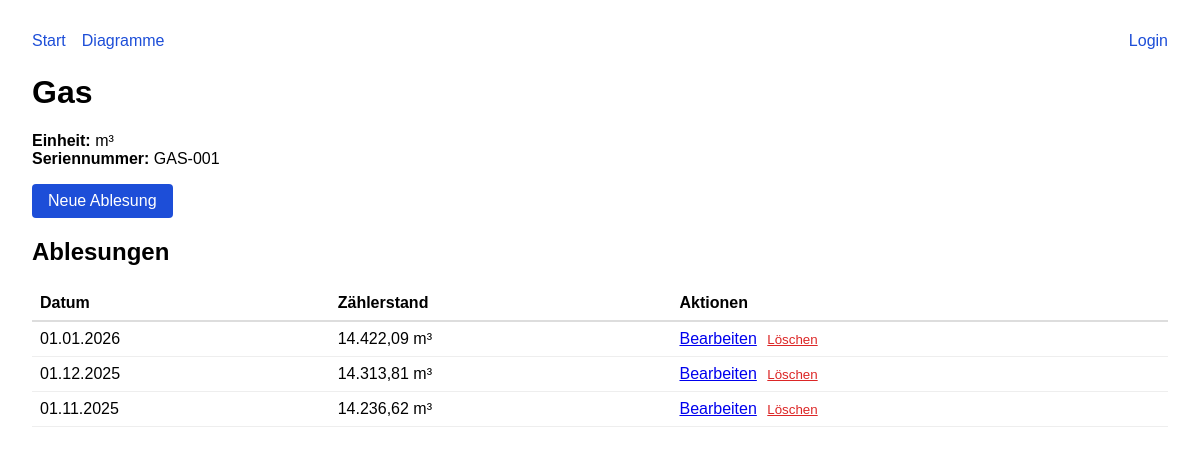
/meter/2, run on the app's committed database.
### app/models.py (models this page shows, shortened)
class Meter(db.Model):
    id = db.Column(db.Integer, primary_key=True)
    name = db.Column(db.String(80), unique=True, nullable=False)
    unit = db.Column(db.String(20), nullable=False)
    serial_number = db.Column(db.String(100), nullable=False)
    created_at = db.Column(db.DateTime, default=datetime.utcnow)
    readings = db.relationship('MeterReading', backref='meter', lazy='dynamic',
                               order_by='desc(MeterReading.reading_date)')

class MeterReading(db.Model):
    id = db.Column(db.Integer, primary_key=True)
    meter_id = db.Column(db.Integer, db.ForeignKey('meter.id'), nullable=False)
    reading_date = db.Column(db.Date, nullable=False)
    value = db.Column(db.Float, nullable=False)
    serial_number = db.Column(db.String(100), nullable=False)
    created_at = db.Column(db.DateTime, default=datetime.utcnow)
    __table_args__ = (
        db.UniqueConstraint('meter_id', 'reading_date', name='unique_meter_date'),
    )

### app/main/routes.py (the view)
@main_bp.route('/meter/<int:meter_id>')
def meter_detail(meter_id):
    meter = Meter.query.get_or_404(meter_id)
    readings = meter.readings.all()
    return render_template('meter_detail.html', meter=meter, readings=readings)

### app/__init__.py (called while the page is built)
def create_app(config_object='config.Config'):
    app = Flask(__name__)
    app.config.from_object(config_object)
    db.init_app(app)
    migrate.init_app(app, db)
    login_manager.init_app(app)
    login_manager.login_view = 'main.login'
    login_manager.login_message_category = 'info'
    csrf.init_app(app)
    app.register_blueprint(main_bp)
    app.register_blueprint(api_bp, url_prefix='/api')
    csrf.exempt(api_bp)  # API uses API key auth instead of CSRF
    @app.template_filter('de_number')
    def de_number_filter(value, decimals=2):
        if value is None:
            return '-'
        formatted = f"{value:,.{decimals}f}"
        formatted = formatted.replace(',', 'X').replace('.', ',').replace('X', '.')
        return formatted
    register_commands(app)
    return app

### app/main/templates/meter_detail.html (shortened to what this page needs)
{% extends 'base.html' %}
{% block content %}
  <h1>{{ meter.name }}</h1>
  <p>
    <strong>Einheit:</strong> {{ meter.unit }}<br>
    <strong>Seriennummer:</strong> {{ meter.serial_number }}
  </p>
  <p>
    <a href="{{ url_for('main.reading_new', meter_id=meter.id) }}" class="button">Neue Ablesung</a>
  </p>
  <h2>Ablesungen</h2>
  {% if readings %}
    <table style="width: 100%; border-collapse: collapse; margin-top: 1rem;">
      <thead>
        <tr style="border-bottom: 2px solid #ddd; text-align: left;">
          <th style="padding: 0.5rem;">Datum</th>
          <th style="padding: 0.5rem;">Zählerstand</th>
          <th style="padding: 0.5rem;">Aktionen</th>
        </tr>
      </thead>
      <tbody>
        {% for reading in readings %}
          <tr style="border-bottom: 1px solid #eee;">
            <td style="padding: 0.5rem;">{{ reading.reading_date.strftime('%d.%m.%Y') }}</td>
            <td style="padding: 0.5rem;">{{ reading.value|de_number }} {{ meter.unit }}</td>
            <td style="padding: 0.5rem;">
              <a href="{{ url_for('main.reading_edit', reading_id=reading.id) }}">Bearbeiten</a>
              <form method="POST" action="{{ url_for('main.reading_delete', reading_id=reading.id) }}" style="display: inline;">
                <button type="submit" onclick="return confirm('Wirklich löschen?');" style="background: none; border: none; color: #dc2626; cursor: pointer; text-decoration: underline;">Löschen</button>
              </form>
            </td>
          </tr>
        {% endfor %}
      </tbody>
    </table>
  {% else %}
    <p>Noch keine Ablesungen vorhanden.</p>
  {% endif %}
{% endblock %}

### app/main/templates/base.html (style rules this page uses)
body { font-family: Arial, sans-serif; margin: 2rem; }
.button { display: inline-block; padding: 0.5rem 1rem; background: #1d4ed8; color: #fff; border-radius: 4px; text-decoration: none; }
form { max-width: 320px; }

### data on the page
Meter: name "Gas", unit "m³", serial_number "GAS-001"
MeterReading: reading_date "01.01.2026", value|de_number "14.422,09"
MeterReading: reading_date "01.12.2025", value|de_number "14.313,81"
MeterReading: reading_date "01.11.2025", value|de_number "14.236,62"
